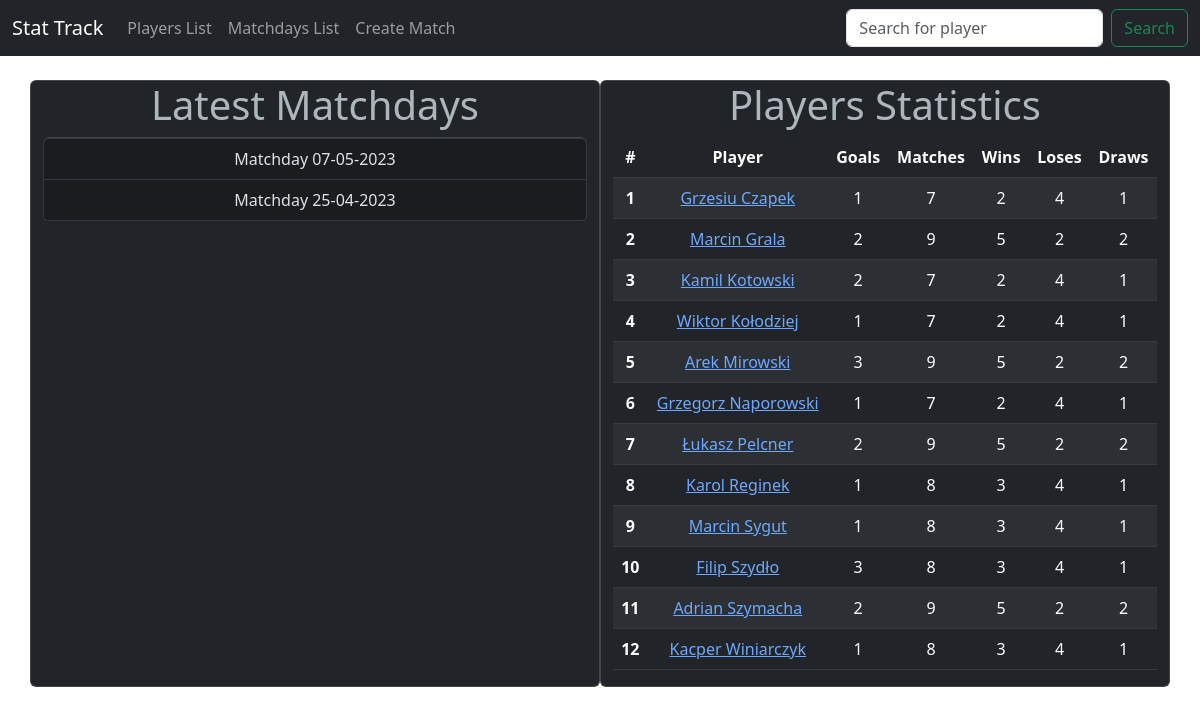
The page / on the database its author committed.
### stat_track/models.py (models this page shows, shortened)
class MatchDay(models.Model):
    date = models.DateTimeField("Date of match")
    match_counter = models.PositiveIntegerField(default=0, )
    def __str__(self):
        return f"Matchday {self.date.strftime('%d-%m-%Y')}"

class Player(models.Model):
    first_name = models.CharField(max_length = 16)
    last_name = models.CharField(max_length = 16)
    def __str__(self):
        return f"{self.first_name} {self.last_name}"
    def get_player_matches_played(self):
        matches_played = Stat.objects.filter(player=self).count()
        return matches_played
    def get_player_goals(self):
        goals_queryset = Stat.objects.filter(player=self).values_list('goals')
        total_goals = goals_queryset.aggregate(Sum('goals'))['goals__sum']
        if total_goals:
            return total_goals
        else:
            return 0
    def get_player_wins(self):
        stats = Stat.objects.filter(player=self)
        wins = 0
        for stat in stats:
            if stat.win == True:
                wins += 1
        return wins
    def get_player_loses(self):
        stats = Stat.objects.filter(player=self)
        loses = 0
        for stat in stats:
            if stat.win == False:
                loses += 1
        return loses
    def get_player_draws(self):
        stats = Stat.objects.filter(player=self)
        draws = 0
        for stat in stats:
            if stat.win == "Draw":
                draws += 1
        return draws
    get_player_matches_played.short_description = 'Matches'
    get_player_goals.short_description = 'Goals'
    get_player_wins.short_description = 'Wins'
    get_player_loses.short_description = 'Loses'
    get_player_draws.short_description = 'Draws'

class Stat(models.Model):
    def positive_validator(value):
        """Checks if value passed to goals is positive."""
        if value < 0:
            raise ValidationError('Value of this field can not be negative.')
    player = models.ForeignKey(Player, on_delete=models.CASCADE)
    match = models.ForeignKey(Match, on_delete=models.CASCADE)
    goals = models.IntegerField(validators=[positive_validator], default=0)
    @property
    def get_team(self):
        matchday = self.match.matchday
        ticket = MatchDayTicket.objects.filter(matchday=matchday, player=self.player).get()
        team = ticket.team
        return team
    @property
    def win(self):
        match_winner_team = self.match.winner_team
        if match_winner_team == self.get_team:
            return True
        elif match_winner_team == None:
            return "Draw"
        else:
            return False

class Match(models.Model):
    matchday = models.ForeignKey(MatchDay, on_delete=models.CASCADE, default=None)
    team_home = models.CharField(choices=TEAM_CHOICES, max_length=20)
    team_away = models.CharField(choices=TEAM_CHOICES, max_length=20)
    home_goals = models.IntegerField(default=0)
    away_goals = models.IntegerField(default=0)
    match_in_matchday = models.IntegerField(default = 0)
    @property
    def result(self):
        if self.home_goals > self.away_goals:
            return 1
        elif self.home_goals < self.away_goals:
            return 2
        else:
            return 0
    @property
    def winner_team(self):
        if self.result == 1:
            return self.team_home
        elif self.result == 2:
            return self.team_away
        else:
            return None

class MatchDayTicket(models.Model):
    matchday = models.ForeignKey(MatchDay, on_delete=models.CASCADE)
    player = models.ForeignKey(Player, on_delete=models.CASCADE)
    team = models.CharField(choices=TEAM_CHOICES, max_length=16)

### stat_track/views.py (the view)
# urls.py: 2. Add a URL to urlpatterns:  path('', views.home, name='home')
def home(request):
    latest_match_day_list = MatchDay.objects.order_by("-date")[:5]
    players_list = Player.objects.all().order_by('last_name')
    context = {"latest_match_day_list": latest_match_day_list, "players_list": players_list}
    return render(request, "stat_track/home.html", context)

### stat_track/templates/stat_track/home.html (shortened to what this page needs)
{% extends "./base.html" %}
{% if latest_match_list %}
    {% block content %}
    <div class="container text-center">
        <div class="row">
          <div class="col card" data-bs-theme="dark">
            <h1>Latest Matchdays</h1>
            <div class="list-group">
                {% for matchday in latest_match_day_list %}
                    <a href="{% url 'matchday' matchday.id %}" class="list-group-item list-group-item-action list-group-item-dark">{{ matchday }}</a>
                {% endfor %}
            </div>
          </div>
          <div class="col card" data-bs-theme="dark">
            <div class="table-responsive">
                <h1>Players Statistics</h1>
                <table class="table table-dark table-striped">
                    <thead>
                        <tr>
                            <th scope="col">#</th>
                            <th scope="col">Player</th>
                            <th scope="col">Goals</th>
                            <th scope="col">Matches</th>
                            <th scope="col">Wins</th>
                            <th scope="col">Loses</th>
                            <th scope="col">Draws</th>
                        </tr>
                    </thead>
                    <tbody>
                        {% for player in players_list %}
                        <tr>
                            <th scope="row">{{ forloop.counter }}</th>
                            <td><a href='player/{{ player.id }}'>{{ player }}</a></td>
                            <td>{{ player.get_player_goals }}</td>
                            <td>{{ player.get_player_matches_played }}</td>
                            <td>{{ player.get_player_wins }}</td>
                            <td>{{ player.get_player_loses }}</td>
                            <td>{{ player.get_player_draws }}</td>
                        </tr>
                        {% endfor %}
                    </tbody>
                </table>
            </div>
          </div>
        </div>
      </div>
    {% endblock %}
{% else %}
    <p>No matchdays are available.</p>
{% endif %}

### rows shown on the page
MatchDay: date "Matchday 07-05-2023"
MatchDay: date "Matchday 25-04-2023"
Player: first_name+last_name "Grzesiu Czapek", get_player_goals "1", get_player_matches_played "7", get_player_wins "2", get_player_loses "4", get_player_draws "1"
Player: first_name+last_name "Marcin Grala", get_player_goals "2", get_player_matches_played "9", get_player_wins "5", get_player_loses "2", get_player_draws "2"
Player: first_name+last_name "Kamil Kotowski", get_player_goals "2", get_player_matches_played "7", get_player_wins "2", get_player_loses "4", get_player_draws "1"
Player: first_name+last_name "Wiktor Kołodziej", get_player_goals "1", get_player_matches_played "7", get_player_wins "2", get_player_loses "4", get_player_draws "1"
Player: first_name+last_name "Arek Mirowski", get_player_goals "3", get_player_matches_played "9", get_player_wins "5", get_player_loses "2", get_player_draws "2"
Player: first_name+last_name "Grzegorz Naporowski", get_player_goals "1", get_player_matches_played "7", get_player_wins "2", get_player_loses "4", get_player_draws "1"
Player: first_name+last_name "Łukasz Pelcner", get_player_goals "2", get_player_matches_played "9", get_player_wins "5", get_player_loses "2", get_player_draws "2"
Player: first_name+last_name "Karol Reginek", get_player_goals "1", get_player_matches_played "8", get_player_wins "3", get_player_loses "4", get_player_draws "1"
Player: first_name+last_name "Marcin Sygut", get_player_goals "1", get_player_matches_played "8", get_player_wins "3", get_player_loses "4", get_player_draws "1"
Player: first_name+last_name "Filip Szydło", get_player_goals "3", get_player_matches_played "8", get_player_wins "3", get_player_loses "4", get_player_draws "1"
Player: first_name+last_name "Adrian Szymacha", get_player_goals "2", get_player_matches_played "9", get_player_wins "5", get_player_loses "2", get_player_draws "2"
Player: first_name+last_name "Kacper Winiarczyk", get_player_goals "1", get_player_matches_played "8", get_player_wins "3", get_player_loses "4", get_player_draws "1"
